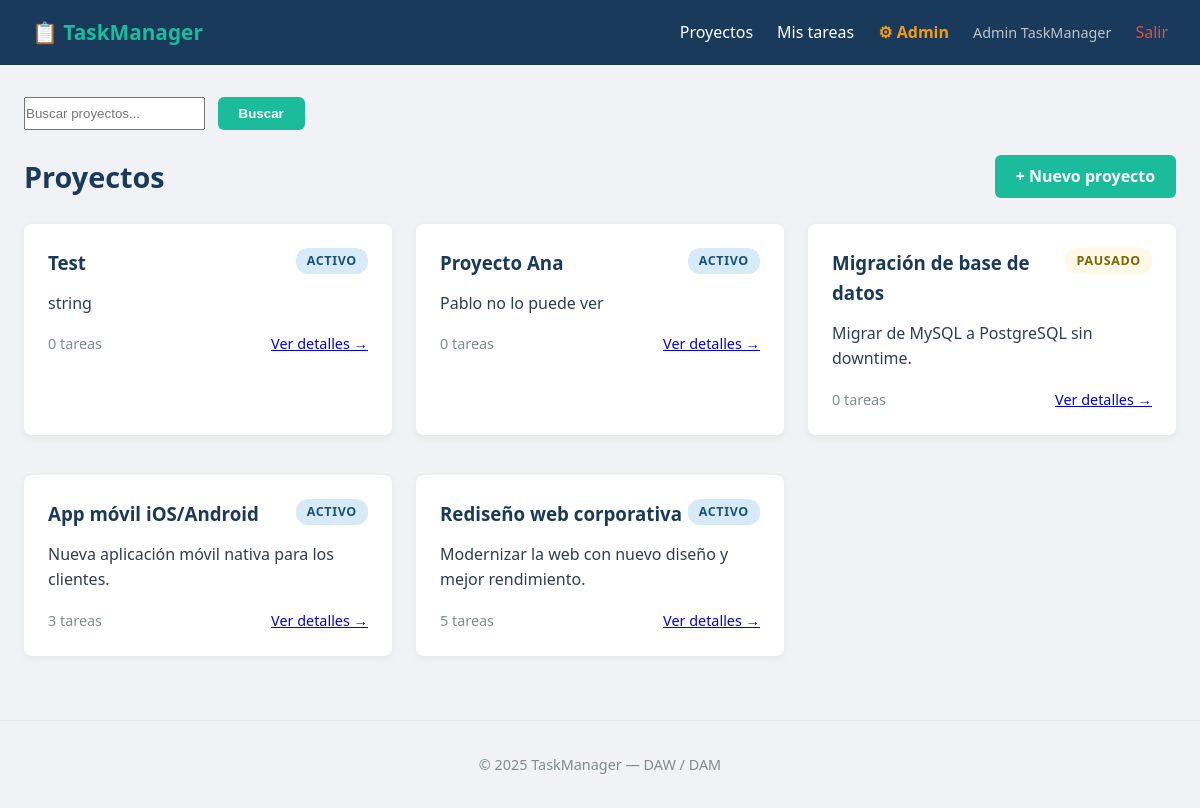
Page /proyectos/ (signed in) on the earlier database version.
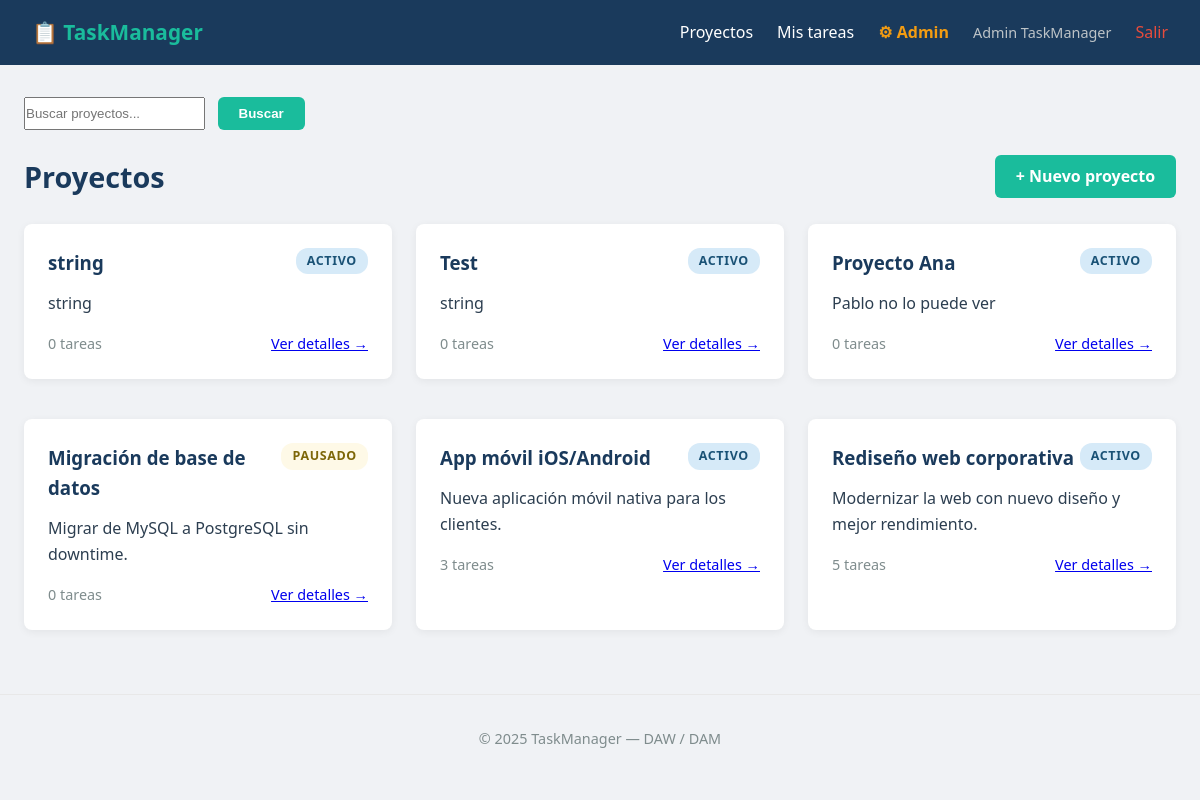
Same page on the later database version.
### app/models.py (models this page shows, shortened)
class Proyecto(db.Model):
    __tablename__ = 'proyectos'
    id = db.Column(db.Integer, primary_key=True)
    titulo = db.Column(db.String(100), nullable=False)
    descripcion = db.Column(db.Text)
    estado = db.Column(db.String(20), default='activo')
    fecha_limite = db.Column(db.Date)
    creado_en = db.Column(db.DateTime, default=datetime.utcnow)
    propietario_id = db.Column(db.Integer, db.ForeignKey('usuarios.id'))
    tareas = db.relationship('Tarea', backref='proyecto', lazy='dynamic',
    cascade='all, delete-orphan',
    order_by='Tarea.creado_en')

### app/routes/projects.py (the view)
@projects.route('/')
@login_required
def lista():
    q = request.args.get('q', '').strip()
    pagina = request.args.get('pagina', 1, type=int)
    if current_user.es_admin:
        query = Proyecto.query.order_by(Proyecto.creado_en.desc())
    else:
        query = Proyecto.query.filter_by(propietario_id=current_user.id)\
                              .order_by(Proyecto.creado_en.desc())
    if q:
        query = query.filter(
            db.or_(Proyecto.titulo.ilike(f'%{q}%'),
                   Proyecto.descripcion.ilike(f'%{q}%'))
        )
    paginacion = query.paginate(page=pagina, per_page=10, error_out=False)
    return render_template('projects/lista.html',
                            proyectos=paginacion.items,
                            paginacion=paginacion,
                            q=q,
                            form_busqueda=BusquedaForm())

### app/forms.py
class BusquedaForm(FlaskForm):
    q = StringField(
        'Buscar',
        validators=[DataRequired(), Length(min=2,
        message='Escribe al menos 2 caracteres para buscar.')]
        )
    submit = SubmitField('Buscar')

### app/models.py (called while the page is built)
@login_manager.user_loader
def cargar_usuario(user_id):
    return Usuario.query.get(int(user_id))

    @property
    def es_admin(self):
        return self.rol == 'admin'

    @property
    def is_active(self):
        return self.activo

### app/templates/projects/lista.html (shortened to what this page needs)
{% extends 'base.html' %}
{% block content %}
<form method='GET' action="{{ url_for('projects.lista') }}" class='busqueda'>
    <div style='display:flex; gap:.8rem; margin-bottom:1.5rem'>
        {{ form_busqueda.q(class='input',
                            placeholder='Buscar proyectos...',
                            value=q) }}
        {{ form_busqueda.submit(class='btn') }}
    </div>
</form>
<div class='page-header'>
    <h1>Proyectos</h1>
    <a href="{{ url_for('projects.nuevo') }}" class='btn'>+ Nuevo proyecto</a>
</div>
{% if proyectos %}
<div class='proyectos-grid'>
{% for p in proyectos %}
    <div class='tarjeta proyecto estado-{{ p.estado }}'>
        <div class='tarjeta-header'>
            <h3>
                <a href="{{ url_for('projects.detalle', pid=p.id) }}">
                    {{ p.titulo }}
                </a>
            </h3>
            <span class='badge badge-{{ p.estado }}'>{{ p.estado |
            capitalize }}</span>
        </div>
        <p class='descripcion'>{{ p.descripcion | truncate(100) }}</p>
        <div class='tarjeta-footer'>
            <span>{{ p.tareas.count() }} tareas</span>
            <a href="{{ url_for('projects.detalle', pid=p.id) }}">Ver
    detalles →</a>
        </div>
    </div>
{% endfor %}
</div>
{% else %}
<div class='estado-vacio'>
    <p>No tienes proyectos todavía.</p>
    <a href="{{ url_for('projects.nuevo') }}" class='btn'>Crea tu primer
proyecto</a>
</div>
{% endif %}
{% endblock %}

Differences in the rows shown:
added Proyecto: titulo "string", estado "ACTIVO", descripcion "string", tareas.count "0"
